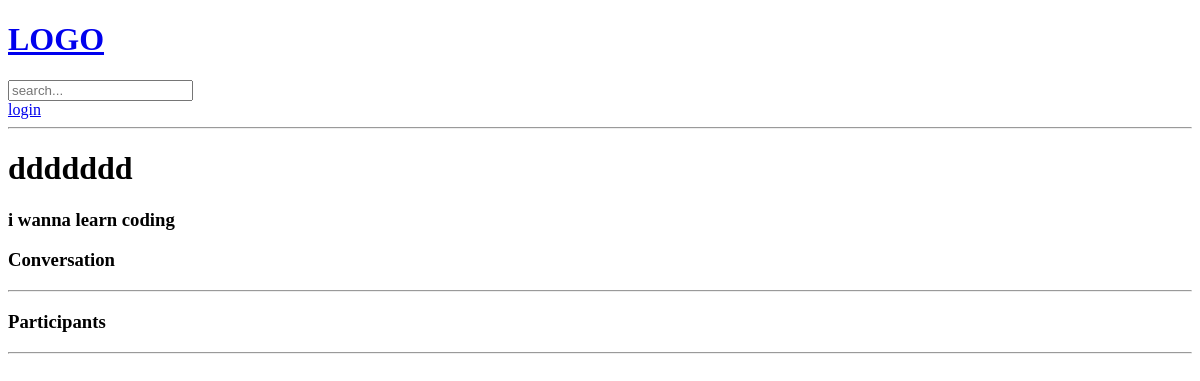
The page /room/6 on the database as committed earlier.
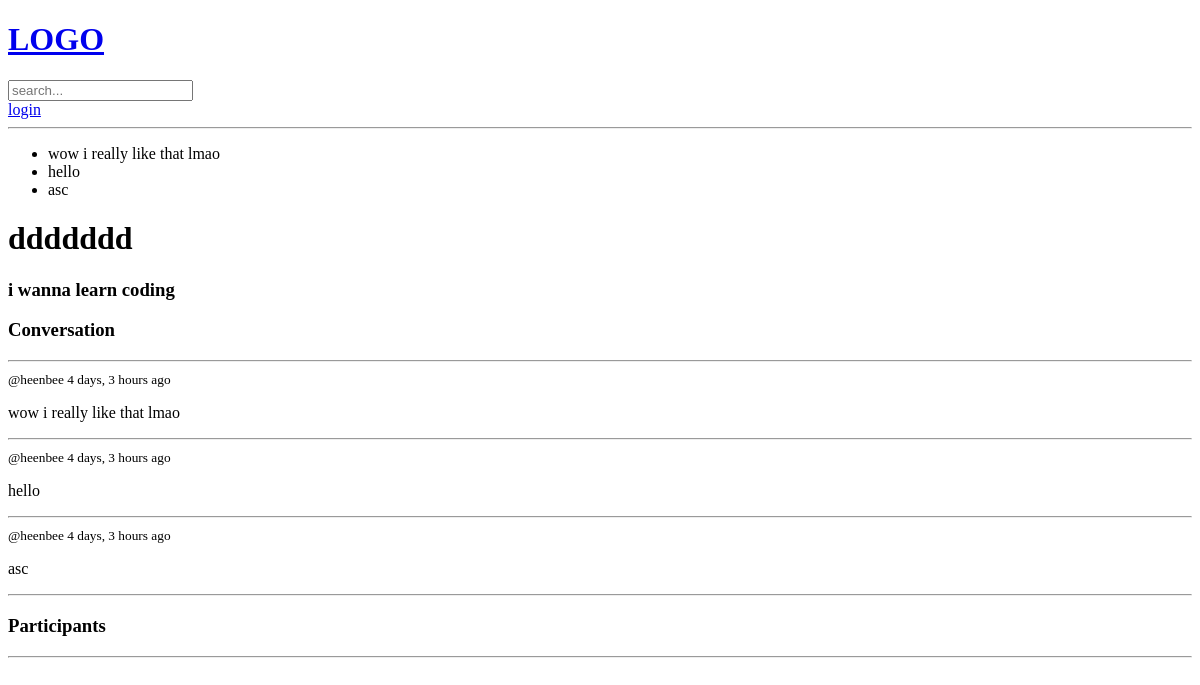
The same page on the database as committed later.
### mainpage/models.py (models this page shows)
class Message(models.Model):
    user = models.ForeignKey(User, on_delete=models.CASCADE)
    room = models.ForeignKey(Room, on_delete=models.CASCADE)
    body = models.TextField()
    updated = models.DateTimeField(auto_now=True)
    created = models.DateTimeField(auto_now_add=True)
    class Meta:
        ordering =['-updated', '-created']
    def __str__(self):
        return self.body[0:50]

### mainpage/views.py (the view, shortened to what this page needs)
# urls.py: path('room/<int:pk>', my_views.room, name='room'),
def room(request, pk):
    room = Room.objects.get(id=pk) # get(or collect..?) the Room instance that matches value of id to pk(all model instances get their own id automatically in created order)
    message = room.message_set.all().order_by('-created') # get Message instances and order it by recently created time
    participants = room.participants.all()
    context = {'room':room, 'messages':message, 'participants':participants}
    return render(request, 'room.html', context) # i can feed context(data) that can be used in certain html template(in this case context i created can be used in room.html file)

### templates/room.html (shortened to what this page needs)
{% extends 'base.html' %}
{% block content %}
<div class='home-container'>
    <div>
        <h1>{{room.name}}</h1>
        <h3>{{room.description}}</h3>
        <div class='comment-wrapper'>
            <h3>Conversation</h3>
            <hr/>
            {% for message in messages %}
            <div>
                <small>@{{message.user}} {{message.created|timesince}} ago</small>
                <p>{{message.body}}</p>
                <hr/>
            </div>
            {% endfor %}
    </div>
    <div>
        <h3>Participants</h3>
        <hr />
    </div>
</div>
{% endblock %}

### templates/base.html (shortened to what this page needs)
<!DOCTYPE html>
<html lang="en">
<head>
</head>
<body>
    {% include 'navbar.html' %}
    {% if messages %}
    <ul class="messages">
        {% for message in messages %}
        <li>{{ message }}</li>
        {% endfor %}
    </ul>
    {% endif %}
    {% block content %}
    {% endblock %}
</body>
</html>

Rows that differ between the two databases and show on the page:
added Message: body "wow i really like that lmao", user "heenbee", created "4 days, 3 hours"
added Message: body "hello", user "heenbee", created "4 days, 3 hours"
added Message: body "asc", user "heenbee", created "4 days, 3 hours"
